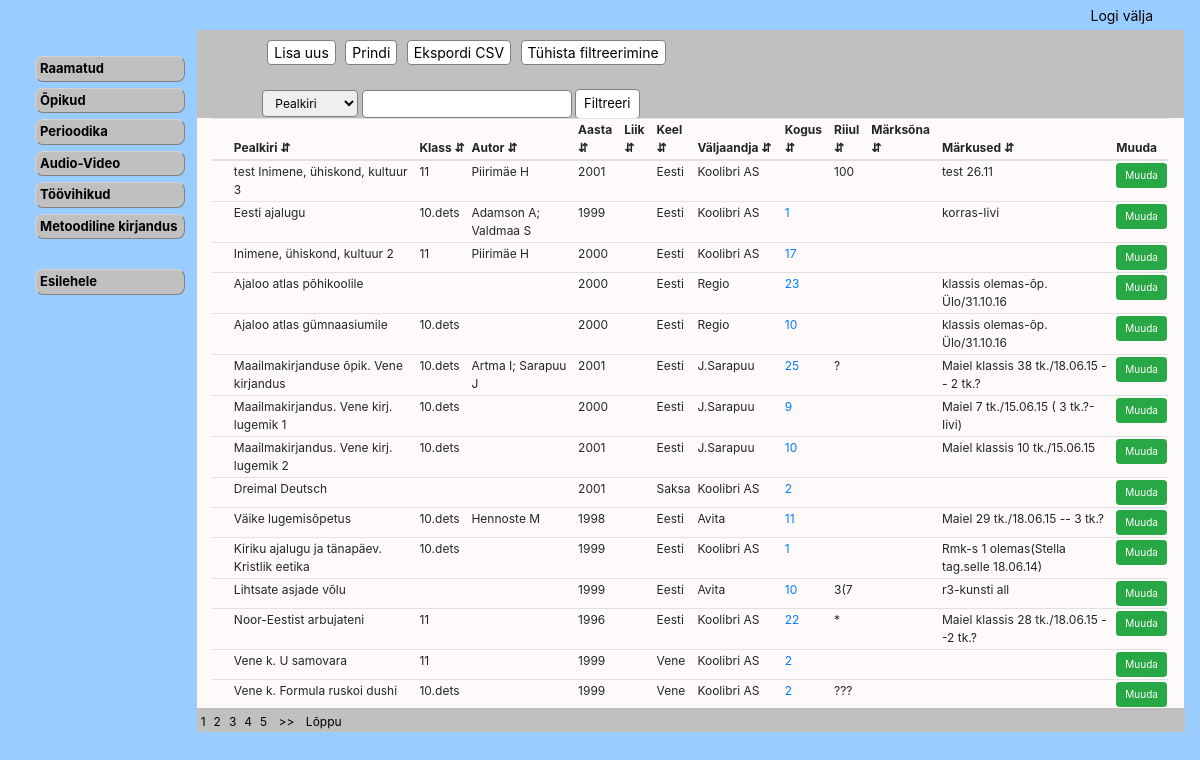
The app's page /textbook_data.php with its own data.
### tables this page shows
CREATE TABLE IF NOT EXISTS `meedia` (
  `id` int(11) NOT NULL AUTO_INCREMENT,
  `meedia_liik` varchar(10) DEFAULT NULL,
  `ISBN` varchar(25) DEFAULT NULL,
  `pealkiri` varchar(150) DEFAULT NULL,
  `sari` int(11) DEFAULT NULL,
  `klass` varchar(10) DEFAULT NULL,
  `andmekandja` int(11) DEFAULT NULL,
  `autor` varchar(225) DEFAULT NULL,
  `aasta` int(11) DEFAULT NULL,
  `liik` int(11) DEFAULT NULL,
  `keel` int(11) DEFAULT NULL,
  `valjaandja` int(11) DEFAULT NULL,
  `kogus` int(11) DEFAULT NULL,
  `riiul` varchar(5) DEFAULT NULL,
  `marksona` varchar(255) DEFAULT NULL,
  `markused` varchar(255) DEFAULT NULL,
  PRIMARY KEY (`id`),
  KEY `FK_raamat_keel` (`keel`),
  KEY `FK_raamat_andmekandja` (`andmekandja`),
  KEY `FK_raamat_liik` (`liik`),
  KEY `FK_raamat_valjaandja` (`valjaandja`),
  KEY `FK_raamat_marskona` (`marksona`(250))
);

CREATE TABLE IF NOT EXISTS `keel` (
  `id` int(11) NOT NULL AUTO_INCREMENT,
  `nimi` varchar(15) NOT NULL,
  PRIMARY KEY (`id`)
);

CREATE TABLE IF NOT EXISTS `valjaandja` (
  `id` int(11) NOT NULL AUTO_INCREMENT,
  `nimi` varchar(25) NOT NULL,
  `aadress` varchar(50) NOT NULL,
  `linn` varchar(25) NOT NULL,
  `maakond` varchar(25) NOT NULL,
  `postiindeks` varchar(6) NOT NULL,
  `telefon` varchar(15) NOT NULL,
  `markused` varchar(255) NOT NULL,
  PRIMARY KEY (`id`)
);

### textbook_data.php (the view, shortened to what this page needs)
<?php
include_once("config.php");
$record_per_page = 25;
$page = '';
if(isset($_GET["page"])){
 $page = $_GET["page"];}
else{
 $page = 1;}
$start_from = ($page-1)* $record_per_page;
$sql= "select meedia.id, meedia.pealkiri,meedia.klass, meedia.autor, meedia.aasta, liik.nimi as l, keel.nimi as k, valjaandja.nimi as v, meedia_eksemplar.kogus as ko, meedia.riiul, meedia.marksona, meedia.markused
from ((((meedia
LEFT join  liik ON meedia.liik = liik.id)
LEFT JOIN keel ON meedia.keel = keel.id)
LEFT JOIN valjaandja ON meedia.valjaandja =valjaandja.id)
LEFT JOIN meedia_eksemplar ON meedia.id=meedia_eksemplar.meedia)
where meedia_liik like 'OP' GROUP BY meedia_eksemplar.meedia HAVING COUNT(*) >= 1 LIMIT $start_from, $record_per_page ";
?>
<!DOCTYPE html>
<html>
<head>
<link rel="stylesheet" href="style.css" type="text/css"/>
<link rel="stylesheet" href="https://cdn.jsdelivr.net/npm/bootstrap@4.5.3/dist/css/bootstrap.min.css">
</head>
<body>
 <div class="container-fluid">
<div class="row" id="head">
<div class="col-lg"  id="head">
 <?php
include_once("header.php");
?>
    </div>
 </div>
<div class="row justify-content-end" id="menyy">
    <div class="col-lg-2" >
    <div class= "menu">
        <?php
include_once("library_fund.php");
        ?>
        </div></div>
  <div class="col-lg-10" style="margin-bottom:33rem; "id="filter">
	<div class="search_menu">
		<button onclick="window.location.href='book_add.php.php';">Lisa uus</button>
        <button type="submit" value="click" onclick="printDiv()">Prindi </button>
		<button type="submit" form="form2" name="export" class="export" >Ekspordi CSV</button>
		<button onclick="window.location.href='textbook_data.php';">Tühista filtreerimine</button>
<br><br>
	<form action=" textbook_data.php" method="POST" class="vorm" >
		<select name="column">
			<option value="pealkiri">Pealkiri</option>
		</select>
 <?php
			$search = (isset($_POST['search'])) ? htmlentities($_POST['search']) : ''; ?>
			<input type="text" name="search" value="<?= $search ?>" required>
			<input type ="submit" value="Filtreeri">
		</form>
</div> </div>
<div class="col-lg-10 " style="margin-top:-33rem" id="tabel">
<div class="table-wrapper-scroll-y my-custom-scrollbar">
    <table id="editable_table" class="table table-sm table-hover  ">
    <thead>
		<tr>
		<th onclick="sortTable(1)">Pealkiri &#8693;</th>
        <th onclick="sortTable(2)">Klass &#8693;</th>
		<th onclick="sortTable(3)">Autor &#8693;</th>
		<th onclick="sortTable(4)">Aasta &#8693;</th>
		<th onclick="sortTable(5)">Liik &#8693;</th>
		<th onclick="sortTable(6)">Keel &#8693;</th>
		<th onclick="sortTable(7)">Väljaandja &#8693;</th>
		<th onclick="sortTable(8)">Kogus &#8693;</th>
		<th onclick="sortTable(9)">Riiul &#8693;</th>
		<th onclick="sortTable(10)">Märksõna &#8693;</th>
		<th onclick="sortTable(11)">Märkused &#8693;</th>
		<th>Muuda</th>
		</tr>
	<thead>
	<tbody>
<?php
$result = mysqli_query($conn, $sql) or die("error:".mysqli_error($conn));
  while($row = mysqli_fetch_array($result)) {
  echo '
  <tr>
	<td style="visibility:hidden;">'.$row["id"].'</td>
	<td>'.$row["pealkiri"].'</td>
    <td>'.$row["klass"].'</td>
	<td>'.$row["autor"].'</td>
	<td>'.$row["aasta"].'</td>
	<td>'.$row["l"].'</td>
	<td>'.$row["k"].'</td>
	<td>'.$row["v"].'</td>
	   <td><a href="meedia_eksemplar_textbook.php?id='.$row["id"].'"  onclick="basicPopup(this.href); return false;">'.$row["ko"].'</a></td>
	<td>'.$row["riiul"].'</td>
	<td>'.$row["marksona"].'</td>
	<td>'.$row["markused"].'</td>
    <td><a class="btn btn-success btn-sm" style="font-size:10px;" href="book_edit.php?id='.$row["id"].'"  onclick="basicPopup(this.href); return false;">Muuda</a></td>
  </tr> '; }
 ?>
	</tbody>
	</table>
    </div>
 </div>
    </div>
    <div class="row justify-content-end" id="jalus">
 <div class="col-lg-10" id="jalus">
 <div id="pagination">
<?php
	$page_query = "SELECT *
	FROM  meedia
where meedia_liik like 'OP' ";
    $page_result = mysqli_query($conn, $page_query);
    $total_records = mysqli_num_rows($page_result);
    $total_pages = ceil($total_records/$record_per_page);
    $start_loop = $page;
    $end_loop = $start_loop + 4;
    for($i=$start_loop; $i<=$end_loop; $i++)
    {
     echo "<a href='textbook_data.php?page=".$i."'>" .$i. "</a>";
    }
    if($page <= $end_loop)
    {
     echo "<a href='textbook_data.php?page=".($page + 1)."'> >> </a>";
     echo "<a href='textbook_data.php?page=".$total_pages."'> Lõppu </a>";
    }
  ?>
 </div>
        </div>
</div> </div>
</body>
</html>

### style.css (style rules this page uses)
body { background-color: #99CCFF !important; ; }
#menyy { margin-right: 1px; }
#filter { background-color: #C0C0C0; }
#tabel { background-color: snow; }
#jalus { margin-left: -37px; }
.menu { margin-top: 25px; }
.search_menu { margin-left:50px; margin-top: 10px; }
.search_menu button { margin-left:5px; font-size:14px; border-radius: 4px; background-color:white; border: 1px solid gray; }
.my-custom-scrollbar { position: relative; height: 600px; overflow: auto; }
.table-wrapper-scroll-y { display: block; }
#editable_table { font-size:12px; }
#editable_table th, #editable_table td { padding: 2px; }
#editable_table th { top: 0; position: sticky; background-color: snow; }
#pagination { background-color: #C0C0C0; margin-top: -10px; }
#pagination a { padding:2px 4px; color:black; text-decoration: none; font-size:12px; }
.vorm input[type=submit] { padding: 4px 8px; border: none; border-radius: 4px; background-color:white; border: 1px solid gray; margin-bottom:-50px; font-size: 13px; }
.vorm input[type=text], .vorm select { padding:4px 8px; border: 1px solid gray; border-radius: 4px; box-sizing: border-box; font-size: 12px; }
.vorm { font-size:12px; }

### records on screen
meedia: pealkiri "test Inimene, ühiskond, kultuur 3", klass "11", autor "Piirimäe H", aasta "2001", keel.nimi "Eesti", valjaandja.nimi "Koolibri AS", riiul "100", markused "test 26.11"
meedia: pealkiri "Eesti ajalugu", klass "10.dets", autor "Adamson A; Valdmaa S", aasta "1999", keel.nimi "Eesti", valjaandja.nimi "Koolibri AS", ko "1", markused "korras-Iivi"
meedia: pealkiri "Inimene, ühiskond, kultuur 2", klass "11", autor "Piirimäe H", aasta "2000", keel.nimi "Eesti", valjaandja.nimi "Koolibri AS", ko "17"
meedia: pealkiri "Ajaloo atlas põhikoolile", aasta "2000", keel.nimi "Eesti", valjaandja.nimi "Regio", ko "23", markused "klassis olemas-õp. Ülo/31.10.16"
meedia: pealkiri "Ajaloo atlas gümnaasiumile", klass "10.dets", aasta "2000", keel.nimi "Eesti", valjaandja.nimi "Regio", ko "10", markused "klassis olemas-õp. Ülo/31.10.16"
meedia: pealkiri "Maailmakirjanduse õpik. Vene kirjandus", klass "10.dets", autor "Artma I; Sarapuu J", aasta "2001", keel.nimi "Eesti", valjaandja.nimi "J.Sarapuu", ko "25", riiul "?", markused "Maiel klassis 38 tk./18.06.15 -- 2 tk.?"
meedia: pealkiri "Maailmakirjandus. Vene kirj. lugemik 1", klass "10.dets", aasta "2000", keel.nimi "Eesti", valjaandja.nimi "J.Sarapuu", ko "9", markused "Maiel 7 tk./15.06.15 ( 3 tk.?-Iivi)"
meedia: pealkiri "Maailmakirjandus. Vene kirj. lugemik 2", klass "10.dets", aasta "2001", keel.nimi "Eesti", valjaandja.nimi "J.Sarapuu", ko "10", markused "Maiel klassis 10 tk./15.06.15"
meedia: pealkiri "Dreimal Deutsch", aasta "2001", keel.nimi "Saksa", valjaandja.nimi "Koolibri AS", ko "2"
meedia: pealkiri "Väike lugemisõpetus", klass "10.dets", autor "Hennoste M", aasta "1998", keel.nimi "Eesti", valjaandja.nimi "Avita", ko "11", markused "Maiel 29 tk./18.06.15 -- 3 tk.?"
meedia: pealkiri "Kiriku ajalugu ja tänapäev. Kristlik eetika", klass "10.dets", aasta "1999", keel.nimi "Eesti", valjaandja.nimi "Koolibri AS", ko "1", markused "Rmk-s 1 olemas(Stella tag.selle 18.06.14)"
meedia: pealkiri "Lihtsate asjade võlu", aasta "1999", keel.nimi "Eesti", valjaandja.nimi "Avita", ko "10", riiul "3(7", markused "r3-kunsti all"
meedia: pealkiri "Noor-Eestist arbujateni", klass "11", aasta "1996", keel.nimi "Eesti", valjaandja.nimi "Koolibri AS", ko "22", riiul "*", markused "Maiel klassis 28 tk./18.06.15 --2 tk.?"
meedia: pealkiri "Vene k. U samovara", klass "11", aasta "1999", keel.nimi "Vene", valjaandja.nimi "Koolibri AS", ko "2"
meedia: pealkiri "Vene k. Formula ruskoi dushi", klass "10.dets", aasta "1999", keel.nimi "Vene", valjaandja.nimi "Koolibri AS", ko "2", riiul "???"
